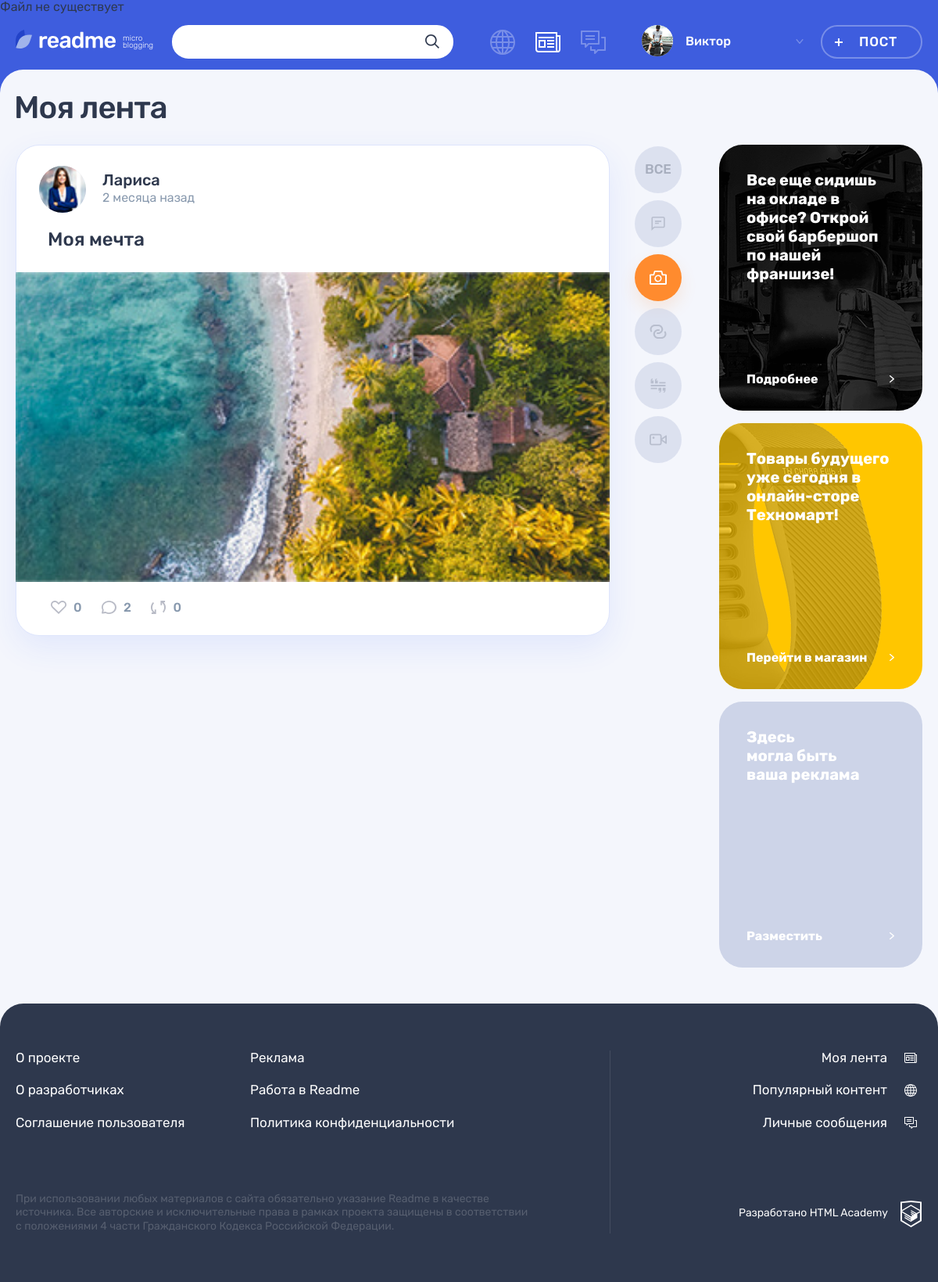
The app's page /feed.php?id=2 (signed in) with its own data.
### tables this page shows
CREATE TABLE posts (
    id INT AUTO_INCREMENT PRIMARY KEY,
    title VARCHAR(128) NOT NULL,
    content TEXT,
    author VARCHAR(128),
    img VARCHAR(128),
    video VARCHAR(128),
    link VARCHAR(128),
    show_count INT,
    published_at TIMESTAMP DEFAULT CURRENT_TIMESTAMP,
    user_id INT NOT NULL,
    post_type INT NOT NULL,
    FOREIGN KEY (user_id) REFERENCES users (id) ON DELETE CASCADE,
    FOREIGN KEY (post_type) REFERENCES types (id)
);

CREATE TABLE users (
    id INT AUTO_INCREMENT PRIMARY KEY,
    name VARCHAR(128) NOT NULL UNIQUE, 
    password VARCHAR(64) NOT NULL,
    email VARCHAR(128) NOT NULL UNIQUE,
    avatar_img VARCHAR(128),
    created_at TIMESTAMP DEFAULT CURRENT_TIMESTAMP
);

CREATE TABLE types (
    id INT AUTO_INCREMENT PRIMARY KEY,
    type_name VARCHAR(128) NOT NULL UNIQUE,
    icon_class VARCHAR(128) NOT NULL UNIQUE
);

### helpers.php (called while the page is built, shortened)
<?php
function get_noun_plural_form(int $number, string $one, string $two, string $many): string
{
    $number = (int)$number;
    $mod10 = $number % 10;
    $mod100 = $number % 100;
    switch (true) {
        case ($mod10 >= 2 && $mod10 <= 4):
            return $two;
    }
}
function include_template($name, array $data = [])
{
    $name = 'templates/' . $name;
    extract($data);
    require $name;
    $result = ob_get_clean();
    return $result;
}
function make_datetime_relative($datetime, $end_string = " назад")
{
    $ts_input = strtotime($datetime);
    $ts_now = time();
    $count_minutes = ceil(($ts_now - $ts_input) / 60);
    $string = "";
    switch ($count_minutes) {
        case $count_minutes < 60 * 24 * 365:
            $count = ceil($count_minutes / 60 / 24 / 31);
            $string = $count . get_noun_plural_form($count, " месяц", " месяца", " месяцев");
            break;
    }
    $string .= $end_string;
    return $string;
}
function make_select_query($db_link, $sql, $one = false)
{
    $result = mysqli_query($db_link, $sql);
    if ($result) {
        return mysqli_fetch_all($result, MYSQLI_ASSOC);
    }
}

### templates/feed-main.php (the view, shortened to what this page needs)
<main class="page__main page__main--feed">
    <div class="container">
        <h1 class="page__title page__title--feed">Моя лента</h1>
    </div>
    <div class="page__main-wrapper container">
        <section class="feed">
            <div class="feed__main-wrapper">
                <div class="feed__wrapper">
                    <?=$content; ?>
                </div>
            </div>
            <ul class="feed__filters filters">
                <li class="feed__filters-item filters__item">
                    <a class="filters__button <?= is_null($id) ? 'filters__button--active' : ''?>"
                        href="/feed.php?<?=http_build_query(array_merge($_GET, ['id' => null])); ?>">
                        <span>Все</span>
                    </a>
                </li>
                <?php foreach ($post_types as $type): ?>
                <li class="feed__filters-item filters__item">
                    <a class="filters__button filters__button--<?=$type['icon_class']; ?> button
                        <?php if ($id === $type['id']): ?> filters__button--active<?php endif; ?>"
                        href="/feed.php?<?=http_build_query(array_merge($_GET, [ 'id' => $type['id'] ])); ?>">
                        <svg class="filters__icon" width="22" height="18">
                            <use xlink:href="#icon-filter-<?=$type['icon_class']; ?>"></use>
                        </svg>
                    </a>
                </li>
                <?php endforeach; ?>
            </ul>
        </section>
        <aside class="promo">
            <article class="promo__block promo__block--barbershop">
                <p class="promo__text">
                    Все еще сидишь на окладе в офисе? Открой свой барбершоп по нашей франшизе!
                </p>
                <a class="promo__link" href="#">
                    Подробнее
                </a>
            </article>
            <article class="promo__block promo__block--technomart">
                <p class="promo__text">
                    Товары будущего уже сегодня в онлайн-сторе Техномарт!
                </p>
                <a class="promo__link" href="#">
                    Перейти в магазин
                </a>
            </article>
            <article class="promo__block">
                <p class="promo__text">
                    Здесь<br> могла быть<br> ваша реклама
                </p>
                <a class="promo__link" href="#">
                    Разместить
                </a>
            </article>
        </aside>
    </div>
</main>

### templates/posts-page.php (shortened to what this page needs)
<?php foreach ($posts as $post): ?>
    <article class="feed__post post post-<?=$post['class']?>">
        <header class="post__header post__author">
            <a class="post__author-link" href="/profile.php?id=<?=$post['user_id']; ?>" title="Автор">
                <div class="post__avatar-wrapper">
                    <img class="post__author-avatar" src="img/<?=$post['avatar']?>" alt="Аватар пользователя" width="60" height="60">
                </div>
                <div class="post__info">
                    <b class="post__author-name"><?=$post['name']?></b>
                    <span class="post__time"><?=make_datetime_relative($post['published_at']); ?></span>
                </div>
            </a>
        </header>
        <div class="post__main">
            <?php if ($post['type'] === 'Картинка'): ?>
                <h2><a href="/post.php?id=<?=$post['id']; ?>"><?=$post['title']; ?></a></h2>
                <div class="post-<?=$post['class']; ?>__image-wrapper">
                    <img src="uploads/<?=$post['img']; ?>" alt="Фото от пользователя" width="760" height="396">
                </div>
            <?php endif; ?>
        </div>
        <footer class="post__footer post__indicators">
            <div class="post__buttons">
                <a class="post__indicator post__indicator--likes button" href="/like.php?id=<?=$post['id']; ?>" title="Лайк">
                    <svg class="post__indicator-icon" width="20" height="17">
                        <use xlink:href="#icon-heart"></use>
                    </svg>
                    <span><?=$post['likes']; ?></span>
                </a>
                <a class="post__indicator post__indicator--comments button" href="#" title="Комментарии">
                    <svg class="post__indicator-icon" width="19" height="17">
                        <use xlink:href="#icon-comment"></use>
                    </svg>
                    <span><?=$post['comments']; ?></span>
                </a>
                <a class="post__indicator post__indicator--repost button" href="/repost.php?id=<?=$post['id']; ?>" title="Репост">
                    <svg class="post__indicator-icon" width="19" height="17">
                        <use xlink:href="#icon-repost"></use>
                    </svg>
                    <span><?=$post['repost_count']; ?></span>
                </a>
            </div>
        </footer>
    </article>
<?php endforeach; ?>

### records on screen
posts: user.avatar_img (picture), user.name "Лариса", published_at "2 месяца назад", title "Моя мечта", img (picture), likes "0", comments "2", repost_count "0"

### other values on screen
$user['name'] "Виктор"
